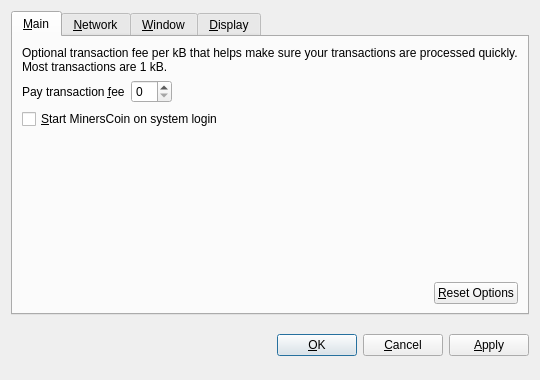
<?xml version="1.0" encoding="UTF-8"?>
<ui version="4.0">
 <class>OptionsDialog</class>
 <widget class="QDialog" name="OptionsDialog">
  <property name="geometry">
   <rect>
    <x>0</x>
    <y>0</y>
    <width>540</width>
    <height>380</height>
   </rect>
  </property>
  <property name="windowTitle">
   <string>Options</string>
  </property>
  <property name="modal">
   <bool>true</bool>
  </property>
  <layout class="QVBoxLayout" name="verticalLayout">
   <item>
    <widget class="QTabWidget" name="tabWidget">
     <property name="tabPosition">
      <enum>QTabWidget::North</enum>
     </property>
     <property name="currentIndex">
      <number>0</number>
     </property>
     <widget class="QWidget" name="tabMain">
      <attribute name="title">
       <string>&amp;Main</string>
      </attribute>
      <layout class="QVBoxLayout" name="verticalLayout_Main">
       <item>
        <widget class="QLabel" name="transactionFeeInfoLabel">
         <property name="text">
          <string>Optional transaction fee per kB that helps make sure your transactions are processed quickly. Most transactions are 1 kB.</string>
         </property>
         <property name="textFormat">
          <enum>Qt::PlainText</enum>
         </property>
         <property name="wordWrap">
          <bool>true</bool>
         </property>
        </widget>
       </item>
       <item>
        <layout class="QHBoxLayout" name="horizontalLayout_1_Main">
         <item>
          <widget class="QLabel" name="transactionFeeLabel">
           <property name="text">
            <string>Pay transaction &amp;fee</string>
           </property>
           <property name="textFormat">
            <enum>Qt::PlainText</enum>
           </property>
           <property name="buddy">
            <cstring>transactionFee</cstring>
           </property>
          </widget>
         </item>
         <item>
          <widget class="BitcoinAmountField" name="transactionFee"/>
         </item>
         <item>
          <spacer name="horizontalSpacer_1_Main">
           <property name="orientation">
            <enum>Qt::Horizontal</enum>
           </property>
           <property name="sizeHint" stdset="0">
            <size>
             <width>40</width>
             <height>20</height>
            </size>
           </property>
          </spacer>
         </item>
        </layout>
       </item>
       <item>
        <widget class="QCheckBox" name="bitcoinAtStartup">
         <property name="toolTip">
          <string>Automatically start MinersCoin after logging in to the system.</string>
         </property>
         <property name="text">
          <string>&amp;Start MinersCoin on system login</string>
         </property>
        </widget>
       </item>
       <item>
        <spacer name="verticalSpacer_Main">
         <property name="orientation">
          <enum>Qt::Vertical</enum>
         </property>
         <property name="sizeHint" stdset="0">
          <size>
           <width>20</width>
           <height>40</height>
          </size>
         </property>
        </spacer>
       </item>
       <item>
        <layout class="QHBoxLayout" name="horizontalLayout_2_Main">
         <item>
          <spacer name="horizontalSpacer_2_Main">
           <property name="orientation">
            <enum>Qt::Horizontal</enum>
           </property>
           <property name="sizeHint" stdset="0">
            <size>
             <width>40</width>
             <height>20</height>
            </size>
           </property>
          </spacer>
         </item>
         <item>
          <widget class="QPushButton" name="resetButton">
           <property name="toolTip">
            <string>Reset all client options to default.</string>
           </property>
           <property name="text">
            <string>&amp;Reset Options</string>
           </property>
           <property name="autoDefault">
            <bool>false</bool>
           </property>
          </widget>
         </item>
        </layout>
       </item>
      </layout>
     </widget>
     <widget class="QWidget" name="tabNetwork">
      <attribute name="title">
       <string>&amp;Network</string>
      </attribute>
      <layout class="QVBoxLayout" name="verticalLayout_Network">
       <item>
        <widget class="QCheckBox" name="mapPortUpnp">
         <property name="toolTip">
          <string>Automatically open the MinersCoin client port on the router. This only works when your router supports UPnP and it is enabled.</string>
         </property>
         <property name="text">
          <string>Map port using &amp;UPnP</string>
         </property>
        </widget>
       </item>
       <item>
        <widget class="QCheckBox" name="connectSocks">
         <property name="toolTip">
          <string>Connect to the MinersCoin network through a SOCKS proxy (e.g. when connecting through Tor).</string>
         </property>
         <property name="text">
          <string>&amp;Connect through SOCKS proxy:</string>
         </property>
        </widget>
       </item>
       <item>
        <layout class="QHBoxLayout" name="horizontalLayout_Network">
         <item>
          <widget class="QLabel" name="proxyIpLabel">
           <property name="text">
            <string>Proxy &amp;IP:</string>
           </property>
           <property name="textFormat">
            <enum>Qt::PlainText</enum>
           </property>
           <property name="buddy">
            <cstring>proxyIp</cstring>
           </property>
          </widget>
         </item>
         <item>
          <widget class="QValidatedLineEdit" name="proxyIp">
           <property name="maximumSize">
            <size>
             <width>140</width>
             <height>16777215</height>
            </size>
           </property>
           <property name="toolTip">
            <string>IP address of the proxy (e.g. 127.0.0.1)</string>
           </property>
          </widget>
         </item>
         <item>
          <widget class="QLabel" name="proxyPortLabel">
           <property name="text">
            <string>&amp;Port:</string>
           </property>
           <property name="textFormat">
            <enum>Qt::PlainText</enum>
           </property>
           <property name="buddy">
            <cstring>proxyPort</cstring>
           </property>
          </widget>
         </item>
         <item>
          <widget class="QLineEdit" name="proxyPort">
           <property name="maximumSize">
            <size>
             <width>55</width>
             <height>16777215</height>
            </size>
           </property>
           <property name="toolTip">
            <string>Port of the proxy (e.g. 9050)</string>
           </property>
          </widget>
         </item>
         <item>
          <widget class="QLabel" name="socksVersionLabel">
           <property name="text">
            <string>SOCKS &amp;Version:</string>
           </property>
           <property name="textFormat">
            <enum>Qt::PlainText</enum>
           </property>
           <property name="buddy">
            <cstring>socksVersion</cstring>
           </property>
          </widget>
         </item>
         <item>
          <widget class="QValueComboBox" name="socksVersion">
           <property name="toolTip">
            <string>SOCKS version of the proxy (e.g. 5)</string>
           </property>
          </widget>
         </item>
         <item>
          <spacer name="horizontalSpacer_Network">
           <property name="orientation">
            <enum>Qt::Horizontal</enum>
           </property>
           <property name="sizeHint" stdset="0">
            <size>
             <width>40</width>
             <height>20</height>
            </size>
           </property>
          </spacer>
         </item>
        </layout>
       </item>
       <item>
        <spacer name="verticalSpacer_Network">
         <property name="orientation">
          <enum>Qt::Vertical</enum>
         </property>
         <property name="sizeHint" stdset="0">
          <size>
           <width>20</width>
           <height>40</height>
          </size>
         </property>
        </spacer>
       </item>
      </layout>
     </widget>
     <widget class="QWidget" name="tabWindow">
      <attribute name="title">
       <string>&amp;Window</string>
      </attribute>
      <layout class="QVBoxLayout" name="verticalLayout_Window">
       <item>
        <widget class="QCheckBox" name="minimizeToTray">
         <property name="toolTip">
          <string>Show only a tray icon after minimizing the window.</string>
         </property>
         <property name="text">
          <string>&amp;Minimize to the tray instead of the taskbar</string>
         </property>
        </widget>
       </item>
       <item>
        <widget class="QCheckBox" name="minimizeOnClose">
         <property name="toolTip">
          <string>Minimize instead of exit the application when the window is closed. When this option is enabled, the application will be closed only after selecting Quit in the menu.</string>
         </property>
         <property name="text">
          <string>M&amp;inimize on close</string>
         </property>
        </widget>
       </item>
       <item>
        <spacer name="verticalSpacer_Window">
         <property name="orientation">
          <enum>Qt::Vertical</enum>
         </property>
         <property name="sizeHint" stdset="0">
          <size>
           <width>20</width>
           <height>40</height>
          </size>
         </property>
        </spacer>
       </item>
      </layout>
     </widget>
     <widget class="QWidget" name="tabDisplay">
      <attribute name="title">
       <string>&amp;Display</string>
      </attribute>
      <layout class="QVBoxLayout" name="verticalLayout_Display">
       <item>
        <layout class="QHBoxLayout" name="horizontalLayout_1_Display">
         <item>
          <widget class="QLabel" name="langLabel">
           <property name="text">
            <string>User Interface &amp;language:</string>
           </property>
           <property name="textFormat">
            <enum>Qt::PlainText</enum>
           </property>
           <property name="buddy">
            <cstring>lang</cstring>
           </property>
          </widget>
         </item>
         <item>
          <widget class="QValueComboBox" name="lang">
           <property name="toolTip">
            <string>The user interface language can be set here. This setting will take effect after restarting MinersCoin.</string>
           </property>
          </widget>
         </item>
        </layout>
       </item>
       <item>
        <layout class="QHBoxLayout" name="horizontalLayout_2_Display">
         <item>
          <widget class="QLabel" name="unitLabel">
           <property name="text">
            <string>&amp;Unit to show amounts in:</string>
           </property>
           <property name="textFormat">
            <enum>Qt::PlainText</enum>
           </property>
           <property name="buddy">
            <cstring>unit</cstring>
           </property>
          </widget>
         </item>
         <item>
          <widget class="QValueComboBox" name="unit">
           <property name="toolTip">
            <string>Choose the default subdivision unit to show in the interface and when sending coins.</string>
           </property>
          </widget>
         </item>
        </layout>
       </item>
       <item>
        <widget class="QCheckBox" name="displayAddresses">
         <property name="toolTip">
          <string>Whether to show MinersCoin addresses in the transaction list or not.</string>
         </property>
         <property name="text">
          <string>&amp;Display addresses in transaction list</string>
         </property>
        </widget>
       </item>
       <item>
        <widget class="QCheckBox" name="coinControlFeatures">
         <property name="toolTip">
          <string>Whether to show coin control features or not.</string>
         </property>
         <property name="text">
          <string>Display coin &amp;control features (experts only!)</string>
         </property>
        </widget>
       </item>
       <item>
        <spacer name="verticalSpacer_Display">
         <property name="orientation">
          <enum>Qt::Vertical</enum>
         </property>
         <property name="sizeHint" stdset="0">
          <size>
           <width>20</width>
           <height>40</height>
          </size>
         </property>
        </spacer>
       </item>
      </layout>
     </widget>
    </widget>
   </item>
   <item>
    <layout class="QHBoxLayout" name="horizontalLayout_Buttons">
     <item>
      <spacer name="horizontalSpacer_1">
       <property name="orientation">
        <enum>Qt::Horizontal</enum>
       </property>
       <property name="sizeHint" stdset="0">
        <size>
         <width>40</width>
         <height>48</height>
        </size>
       </property>
      </spacer>
     </item>
     <item>
      <widget class="QLabel" name="statusLabel">
       <property name="font">
        <font>
         <weight>75</weight>
         <bold>true</bold>
        </font>
       </property>
       <property name="text">
        <string/>
       </property>
       <property name="textFormat">
        <enum>Qt::PlainText</enum>
       </property>
       <property name="wordWrap">
        <bool>true</bool>
       </property>
      </widget>
     </item>
     <item>
      <spacer name="horizontalSpacer_2">
       <property name="orientation">
        <enum>Qt::Horizontal</enum>
       </property>
       <property name="sizeHint" stdset="0">
        <size>
         <width>40</width>
         <height>48</height>
        </size>
       </property>
      </spacer>
     </item>
     <item>
      <widget class="QPushButton" name="okButton">
       <property name="text">
        <string>&amp;OK</string>
       </property>
      </widget>
     </item>
     <item>
      <widget class="QPushButton" name="cancelButton">
       <property name="text">
        <string>&amp;Cancel</string>
       </property>
       <property name="autoDefault">
        <bool>false</bool>
       </property>
      </widget>
     </item>
     <item>
      <widget class="QPushButton" name="applyButton">
       <property name="text">
        <string>&amp;Apply</string>
       </property>
       <property name="autoDefault">
        <bool>false</bool>
       </property>
      </widget>
     </item>
    </layout>
   </item>
  </layout>
 </widget>
 <customwidgets>
  <customwidget>
   <class>BitcoinAmountField</class>
   <extends>QSpinBox</extends>
   <header>bitcoinamountfield.h</header>
  </customwidget>
  <customwidget>
   <class>QValueComboBox</class>
   <extends>QComboBox</extends>
   <header>qvaluecombobox.h</header>
  </customwidget>
  <customwidget>
   <class>QValidatedLineEdit</class>
   <extends>QLineEdit</extends>
   <header>qvalidatedlineedit.h</header>
  </customwidget>
 </customwidgets>
 <resources/>
 <connections/>
</ui>
